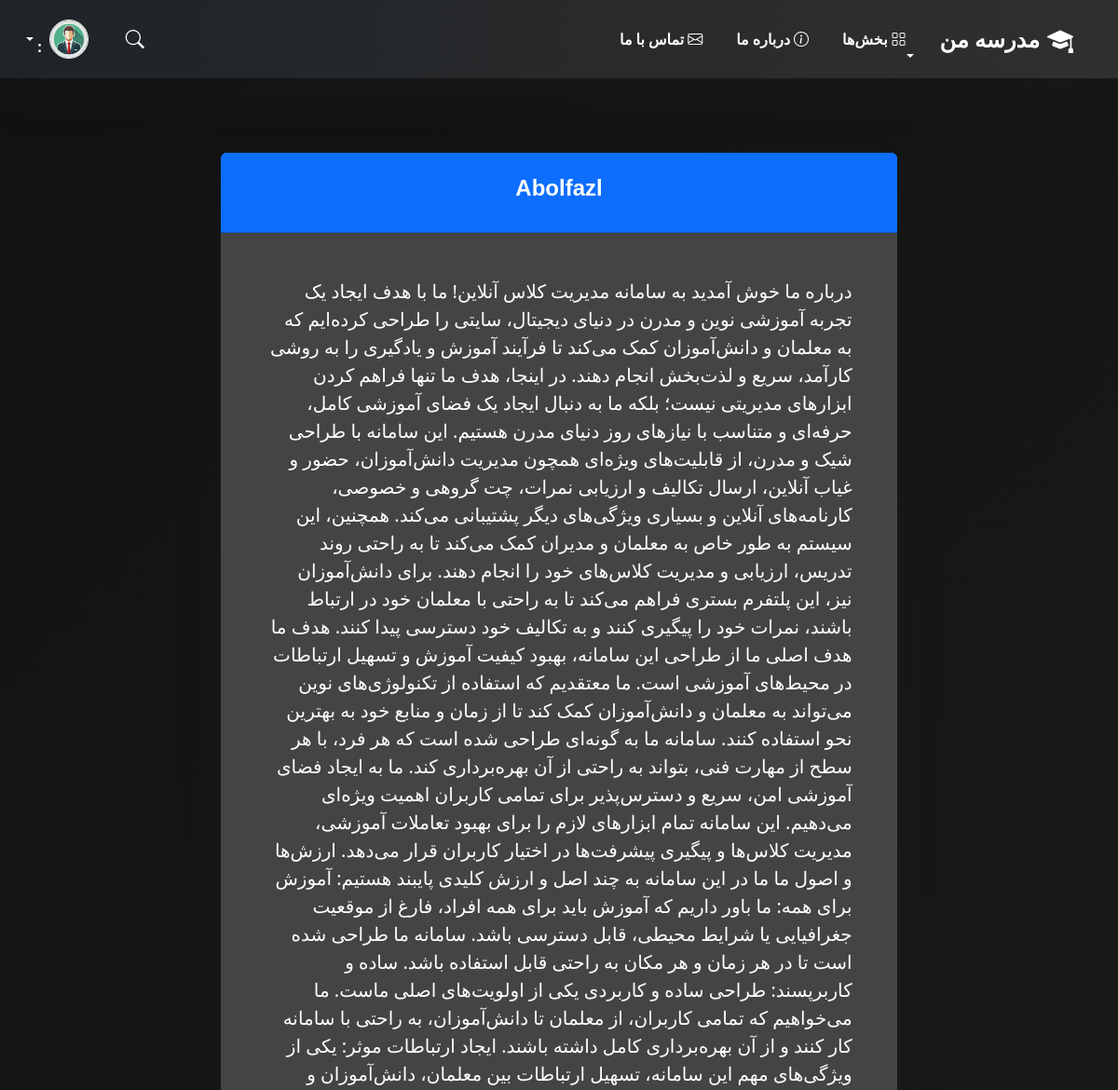
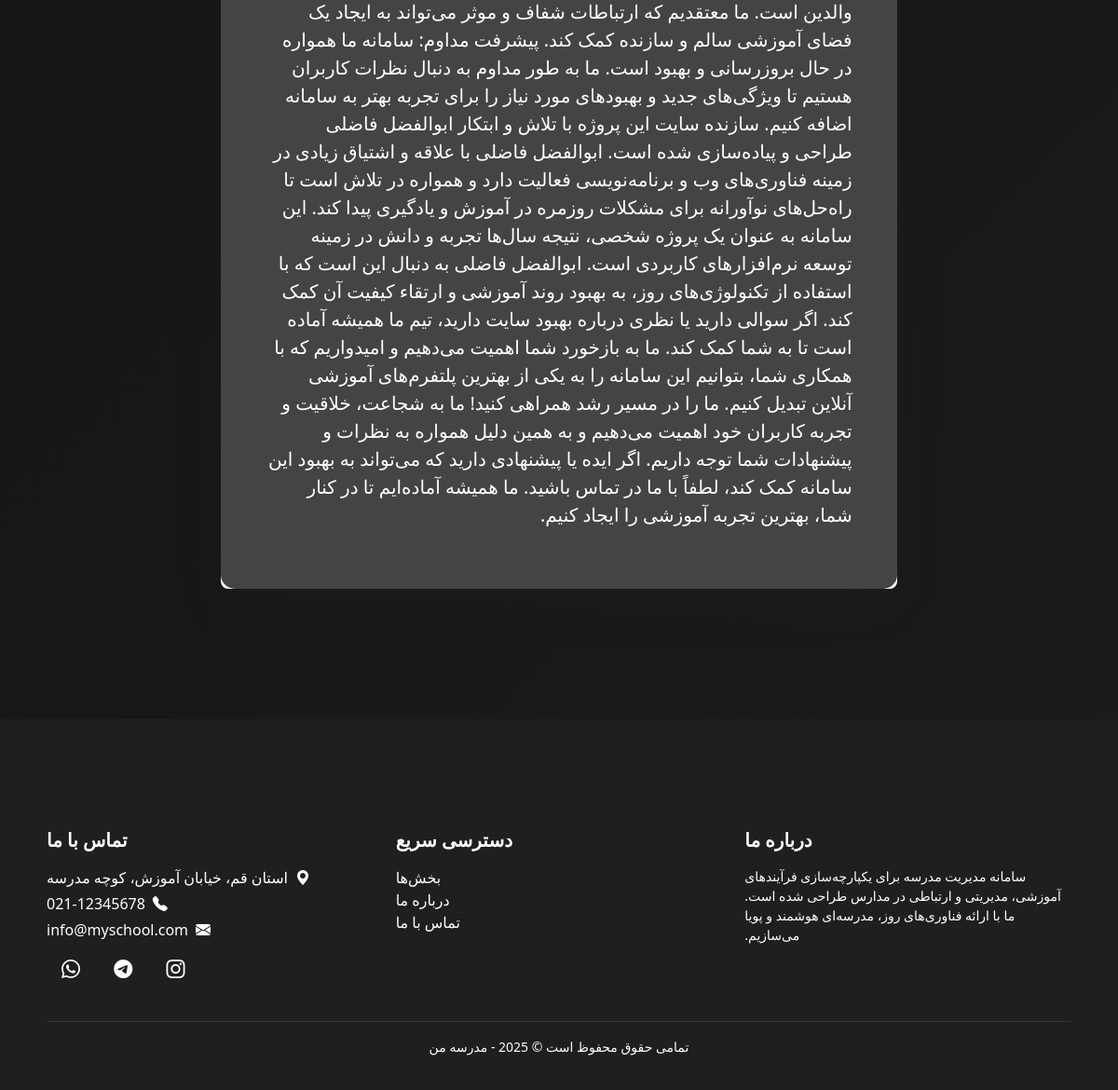
The page /about/ on the database its author committed (2 pictures, top to bottom).
### school_app/models.py (models this page shows, shortened)
class About(models.Model):
    title = models.CharField("عنوان", max_length=255)
    content = models.TextField("محتوا")
    created_at = models.DateTimeField("تاریخ ایجاد", auto_now_add=True)
    class Meta:
        verbose_name = "درباره ما"
        verbose_name_plural = "درباره ما"

### school_app/views.py (the view)
# urls.py: path('about/', views.about_view, name='about'),
def about_view(request):
    about = About.objects.last()
    return render(request, 'about.html', {'about': about})

### templates/about.html (shortened to what this page needs)
{% load static %}
<!DOCTYPE html>
<html lang="fa" dir="rtl">
<head>
    <link rel="stylesheet" href="{% static 'css/bootstrap.min.css' %}">
    <link href="https://cdn.jsdelivr.net/npm/bootstrap@5.3.0-alpha1/dist/css/bootstrap.min.css" rel="stylesheet">
    <link href="https://cdn.jsdelivr.net/npm/bootstrap-icons/font/bootstrap-icons.css" rel="stylesheet">
    <link href="https://cdn.jsdelivr.net/npm/bootstrap@5.3.2/dist/css/bootstrap.rtl.min.css" rel="stylesheet">
    <link href="https://cdn.jsdelivr.net/npm/bootstrap@5.3.0-alpha1/dist/css/bootstrap.min.css" rel="stylesheet">
    <link rel="stylesheet" href="https://cdnjs.cloudflare.com/ajax/libs/animate.css/4.1.1/animate.min.css"/>
    <link href="{% static 'css/main.css' %}" rel="stylesheet">
</head>
<body>
    {% include 'header.html' %}
    <br><br><br><br>
    <div class="container mt-5">
        <div class="row justify-content-center">
            <div class="col-md-8">
                <div class="card shadow-lg border-0 rounded-3">
                    <div class="card-header bg-primary text-white text-center py-4 rounded-top">
                        <h3>{{ about.title }}</h3>
                    </div>
                    <div class="card-body p-5">
                        <p class="lead">{{ about.content }}</p>
                    </div>
                </div>
            </div>
        </div>
    </div>
    <br><br><br>
    {% include 'footer.html' %}
</body>
</html>

### static/css/main.css (style rules this page uses)
body { background-color: #121212; color: #ffffff; }
.card { background-color: #1e1e1e; border: none; color: #fff; }
.card { box-shadow: 0 4px 8px rgba(0, 0, 0, 0.1), 0 4px 6px rgba(0, 0, 0, 0.1); border-radius: 15px; background: #fff; }
.card-header { background-color: #007bff; color: #fff; border-radius: 15px 15px 0 0; padding: 1.5rem; font-size: 1.5rem; }
h3 { font-family: 'Arial', sans-serif; font-weight: 600; }
.container { margin-top: 50px; padding: 20px; }

### templates/about.html (style rules this page uses)
body { font-family: 'Vazirmatn', sans-serif; background: linear-gradient(135deg, #121212, #1c1c1c); color: #f1f1f1; }
.container { margin-top: 50px; }
.card { background-color: #333; color: #f1f1f1; border-radius: 15px; box-shadow: 0px 4px 8px rgba(0, 0, 0, 0.3); }
.card-header { background-color: #e6a400; color: #fff; border-top-left-radius: 15px; border-top-right-radius: 15px; }
.card-body { background-color: #444; border-bottom-left-radius: 15px; border-bottom-right-radius: 15px; }
.card-header h3 { font-size: 1.5rem; }
.lead { font-size: 1.2rem; }

### templates/header.html (style rules this page uses)
body { background-color: #000000; }

### rows shown on the page
About: title "Abolfazl", content "درباره ما خوش آمدید به سامانه مدیریت کلاس آنلاین! ما با هدف ایجاد یک تجربه آموزشی نوین و مدرن در دنیای دیجیتال، سایتی را طراحی کرده‌ایم که به معلمان و دانش‌آموزان کمک می‌کند تا فرآیند آموزش و یادگیری را به روشی کارآمد، سریع و لذت‌بخش انجام دهند. در اینجا، هدف ما تنها فراهم کردن ابزارهای مدیریتی نیست؛ بلکه ما به دنبال ایجاد یک فضای آموزشی کامل، حرفه‌ای و متناسب با نیازهای روز دنیای مدرن هستیم. این سامانه با طراحی شیک و مدرن، از قابلیت‌های ویژه‌ای همچون مدیریت دانش‌آموزان، حضور و غیاب آنلاین، ارسال تکالیف و ارزیابی نمرات، چت گروهی و خصوصی، کارنامه‌های آنلاین و بسیاری ویژگی‌های دیگر پشتیبانی می‌کند. همچنین، این سیستم به طور خاص به معلمان و مدیران کمک می‌کند تا به راحتی روند تدریس، ارزیابی و…"
